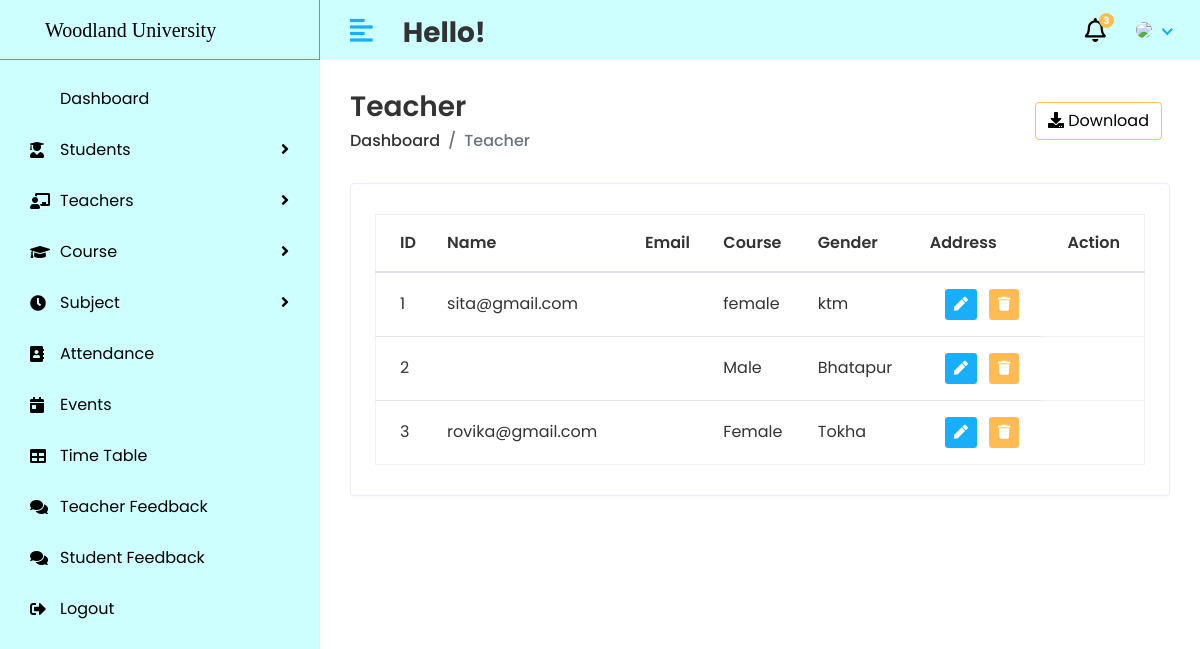
/HOD/view/teacher, run on the app's committed database.
### course_manageent_system_app/models.py (models this page shows, shortened)
class Teachers(models.Model):
    admin = models.OneToOneField(CustomUser, on_delete=models.CASCADE)
    address = models.TextField()
    gender = models.CharField(max_length=100)
    created_at = models.DateTimeField(auto_now_add=True)
    updated_at = models.DateTimeField(auto_now=True)

class CustomUser(AbstractUser):
    USER = (
        (1, 'ADMIN'),
        (2, 'TEACHER'),
        (3, 'STUDENT'),
    )
    user_type = models.CharField(choices=USER, max_length=50, default=1)
    profile_pics = models.ImageField(upload_to='media/profile_pic')

### WUC_Project/views_admin.py (the view)
# urls.py: path('HOD/view/teacher', views_admin.VIEW_TEACHER, name='view_teacher'),
def VIEW_TEACHER(request):
    teacher = Teachers.objects.all()
    context = {
        'teacher': teacher,
    }
    return render(request, 'HOD/view_teacher.html', context)

### templates/HOD/view_teacher.html (shortened to what this page needs)
{% extends  'dashboard.html'%}
{% block content %}
<div class="page-wrapper">
            <div class="content container-fluid">
               <div class="page-header">
                  <div class="row align-items-center">
                     <div class="col">
                        <h3 class="page-title">Teacher</h3>
                        <ul class="breadcrumb">
                           <li class="breadcrumb-item"><a href="index.html">Dashboard</a></li>
                           <li class="breadcrumb-item active">Teacher</li>
                        </ul>
                     </div>
                     <div class="col-auto text-right float-right ml-auto">
                        <a href="#" class="btn btn-outline-primary mr-2"><i class="fas fa-download"></i> Download</a>
                     </div>
                  </div>
               </div>
               <div class="row">
                  <div class="col-sm-12">
                     <div class="card card-table">
                        <div class="card-body">
                           <div class="table-responsive">
                              <table id="table_id" class="table table-hover table-center mb-0">
                                 <thead>
                                    <tr>
                                       <th>ID</th>
                                       <th>Name</th>
                                       <th>Email</th>
                                       <th>Course</th>
                                       <th>Gender</th>
                                        <th>Address</th>
                                       <th class="text-right">Action</th>
                                    </tr>
                                 </thead>
                                 <tbody>
                                  {% for i in teacher %}
                                    <tr>
                                       <td>{{i.id}}</td>
                                       <td>{{i.admin.email}}</td>
                                       <td>{{i.course_id.name}}</td>
                                       <td>{{i.gender}}</td>
                                       <td>{{i.address}}</td>
                                        <td class="text-right">
                                          <div class="actions">
                                             <a href="{%url 'edit_teacher' i.id %}" class="btn btn-sm bg-success-light mr-2">
                                             <i class="fas fa-pen"></i>
                                             </a>
                                             <a href="{% url 'delete_teacher' i.admin.id %}" class="btn btn-sm bg-danger-light">
                                             <i class="fas fa-trash"></i>
                                             </a>
                                          </div>
                                       </td>
                                    </tr>
                                  {% endfor %}
                                 </tbody>
                              </table>
                           </div>
                        </div>
                     </div>
                  </div>
               </div>
            </div>
{% endblock %}

### static/assets/css/style.css (style rules this page uses)
html { height: 100%; }
body { background-color: #fff; color: #333; font-family: 'Poppins', sans-serif; font-size: 1rem; height: 100%; line-height: 1.5; overflow-x: hidden; }
h1, h2, h3, h4, h5, h6 { font-family: 'Poppins', sans-serif; margin-top: 0; }
a { color: #009ce7; }
input, button, a { transition: all 0.4s ease; -moz-transition: all 0.4s ease; -o-transition: all 0.4s ease; -ms-transition: all 0.4s ease; -webkit-transition: all 0.4s ease; }
ul, ol { padding: 0px; list-style: none; }
.table { color: #333; max-width: 100%; margin-bottom: 0; width: 100%; }
.table.dataTable { border-collapse: collapse !important; border: 1px solid rgba(0, 0, 0, 0.05); }
.table thead tr th { font-weight: 600; }
.table tbody tr { border-bottom: 1px solid rgba(0, 0, 0, 0.05); }
.table.table-center td, .table.table-center th { vertical-align: middle; }
.card-table .card-body .table > thead > tr > th { border-top: 0; }
.card-table .card-body .table tr td:first-child, .card-table .card-body .table tr th:first-child { padding-left: 1.5rem; }
.card-table .card-body .table tr td:last-child, .card-table .card-body .table tr th:last-child { padding-right: 1.5rem; }
.card-table .table td, .card-table .table th { border-top: 1px solid #e2e5e8; padding: 1rem 0.75rem; white-space: nowrap; }
.btn-outline-primary { color: #000; border-color: #FFBC53; }
.card { border: 1px solid #ececf5; box-shadow: 0 1px 3px 0 rgba(0, 0, 0, 0.03); margin-bottom: 1.875rem; }
.card-body { padding: 1.5rem; }
.bg-danger-light { background-color:#FFBC53 !important; color:#fff !important; }
.bg-success-light { background-color: #18aefa; color: #fff; }
.page-wrapper { margin-left: 320px; padding-top: 60px; position: relative; transition: all 0.4s ease; }
.page-wrapper > .content { padding: 1.875rem 1.875rem 0; }
.page-header { margin-bottom: 1.875rem; }
.page-header .breadcrumb { background-color: transparent; color: #6c757d; font-size: 1rem; font-weight: 500; margin-bottom: 0; padding: 0; }
.page-header .breadcrumb a { color: #333; }
.page-title { font-size: 28px; font-weight: 600; color: #333; margin-bottom: 5px; }

### data on the page
Teachers: id "1", admin.email "sita@gmail.com", gender "female", address "ktm"
Teachers: id "2", gender "Male", address "Bhatapur"
Teachers: id "3", admin.email "rovika@gmail.com", gender "Female", address "Tokha"
